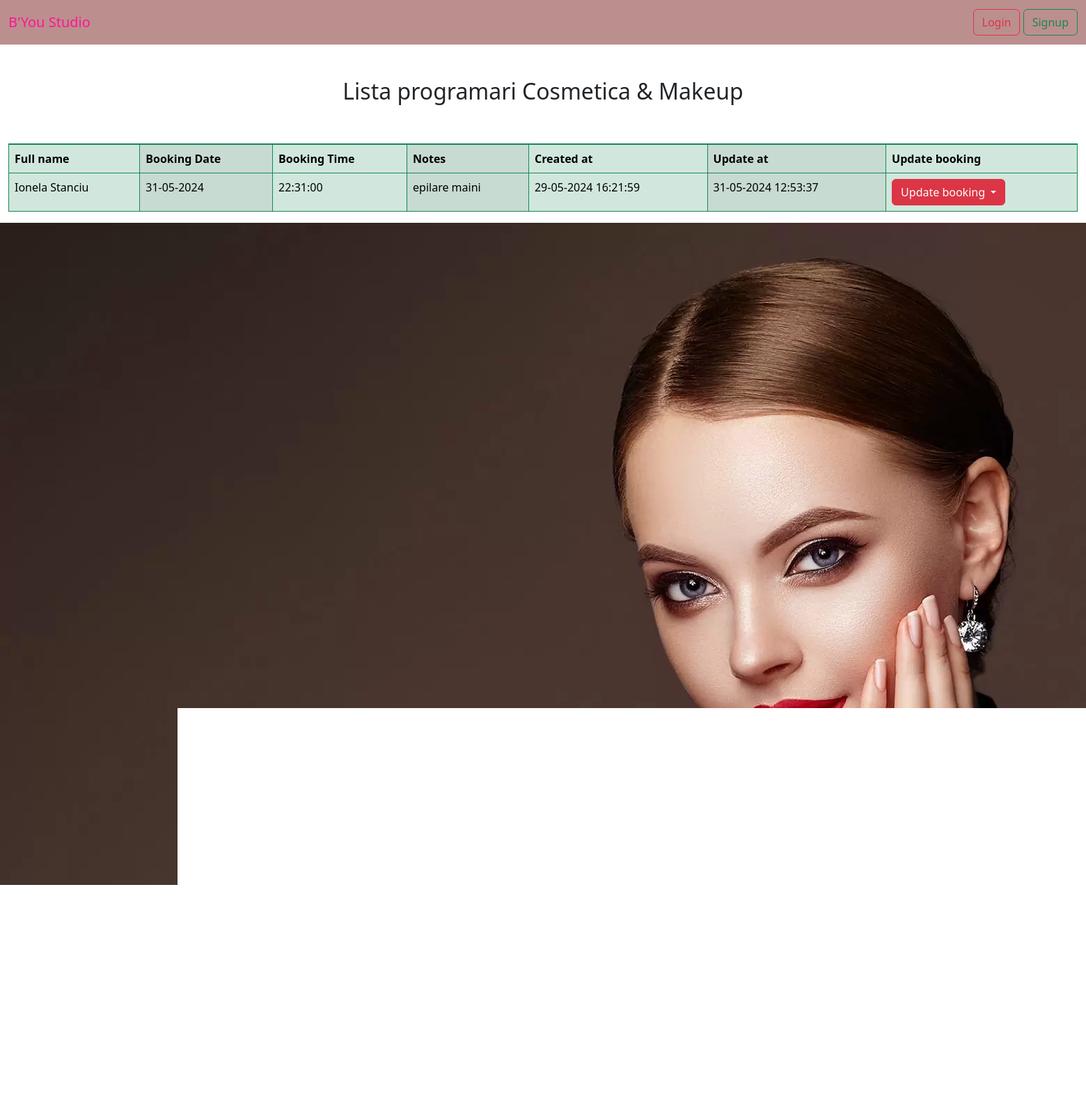
/list_cosmetica, run on an earlier commit of the app's database.
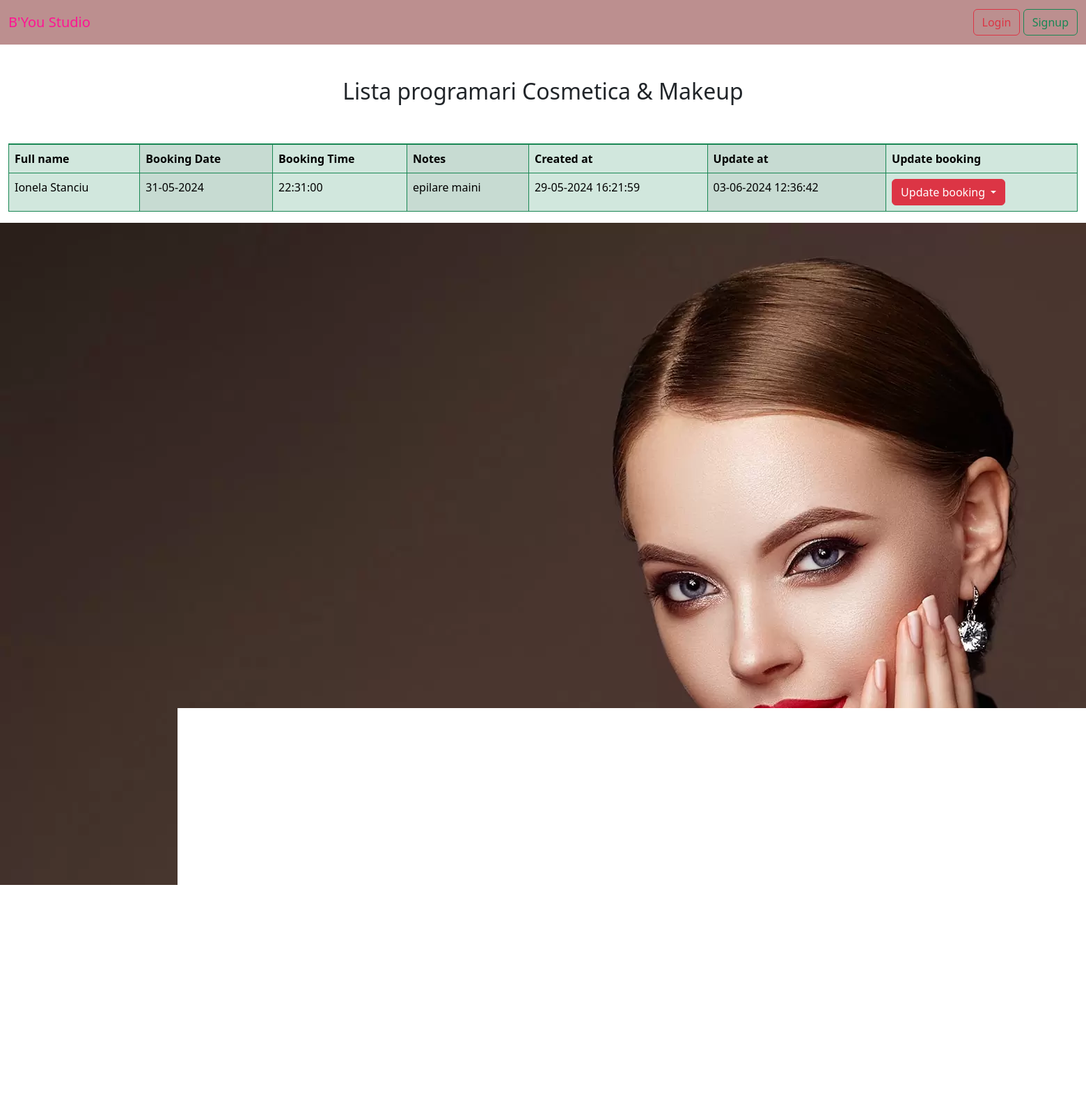
And on a later commit of the database.
### cosmetica/models.py (models this page shows, shortened)
class Cosmetica(models.Model):
    full_name = models.CharField(max_length=40)
    booking_date = models.DateField()
    booking_time = models.TimeField()
    notes = models.TextField(max_length=400)
    created_at = models.DateTimeField(auto_now_add=True)
    updated_at = models.DateTimeField(auto_now=True)

### cosmetica/views.py (the view)
# urls.py: path('list_cosmetica', views.CosmeticaListView.as_view(), name='list_cosmetica'),
class CosmeticaListView(ListView):
    template_name = 'cosmetica/list_cosmetica.html'
    model = Cosmetica
    context_object_name = 'all_list_cosmetica'

### templates/cosmetica/list_cosmetica.html (shortened to what this page needs)
{% extends 'base.html' %}
{% load static %}
{% block content %}
    <div class="container-fluid">
        <div class="row">
            <div class="col-md-12 gy-5">
            <div class="text">
                <h2 class="text-center">Lista programari Cosmetica & Makeup</h2>
            </div>
            <br/> <br/>
                <table class="table table-success table-striped-columns
        table table-bordered border-success table-group-divider ">
                    <thead>
                    <tr>
                        <th>Full name</th>
                        <th>Booking Date</th>
                        <th>Booking Time</th>
                        <th>Notes</th>
                        <th>Created at</th>
                        <th>Update at</th>
                        <th>Update booking</th>
                    </tr>
                    </thead>
                    <tbody>
                    {% for list in all_list_cosmetica %}
                        <tr>
                            <td>{{ list.full_name }}</td>
                            <td>{{ list.booking_date|date:"d-m-Y" }}</td>
                            <td>{{ list.booking_time|time:"H:i:s" }}</td>
                            <td>{{ list.notes }}</td>
                            <td>{{ list.created_at|date:"d-m-Y H:i:s" }}</td>
                            <td>{{ list.updated_at|date:"d-m-Y H:i:s" }}</td>
                            <td>
                                <div class="dropdown">
                                    <button class="btn btn-danger dropdown-toggle" type="button"
                                            data-bs-toggle="dropdown" aria-expanded="false">
                                        Update booking
                                    </button>
                                </div>
                            </td>
                        </tr>
                    {% endfor %}
                    </tbody>
                </table>
            </div>
        </div>
    </div>
    <img src="{% static 'cosmetica/poza_2.jpg' %}" class="cosmetica_backgroond">
{% endblock %}

### templates/base.html (shortened to what this page needs)
{% load static %}
<!DOCTYPE html>
<html lang="en">
<head>
    <link href="https://cdn.jsdelivr.net/npm/bootstrap@5.3.3/dist/css/bootstrap.min.css" rel="stylesheet"
>
</head>
<body>
{% include 'navbar.html' %}
{% block content %}
{% endblock %}
</body>
</html>

### templates/navbar.html (shortened to what this page needs)
<nav class="navbar navbar-expand-lg bg-body-tertiary" style="padding:0">
    <div class="container-fluid" style="background: rosybrown; padding: 0.75rem">
        <a class="navbar-brand" style="color: deeppink" href="{% url 'home' %}">B'You Studio</a>
        {% if user.is_authenticated %}
            <form method="post" action="{% url 'logout' %}">
                {% csrf_token %}
                <button type="submit" class="btn btn-outline-success" style="font-size: 20px">
                    Logout, {{ user.username }}</button>
            </form>
        {% else %}
            <div class="login">
                <a href="{% url 'login' %}" class="btn btn-outline-danger">Login</a>
                <a href="{% url 'create_user' %}" class="btn btn-outline-success">Signup</a>
            </div>
        {% endif %}
        </div>
</nav>

What changed in the data, as far as the page shows it:
changed Cosmetica "Ionela Stanciu": updated_at "31-05-2024 12:53:37" → "03-06-2024 12:36:42"
